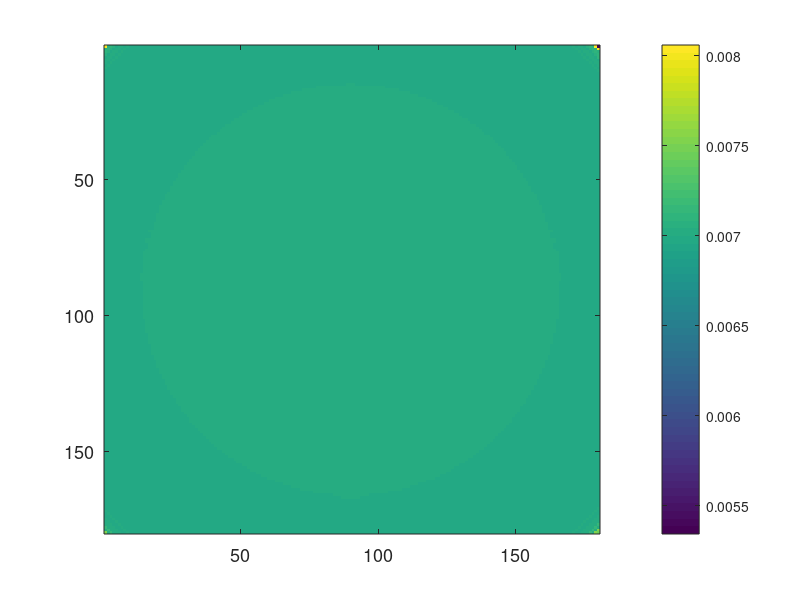
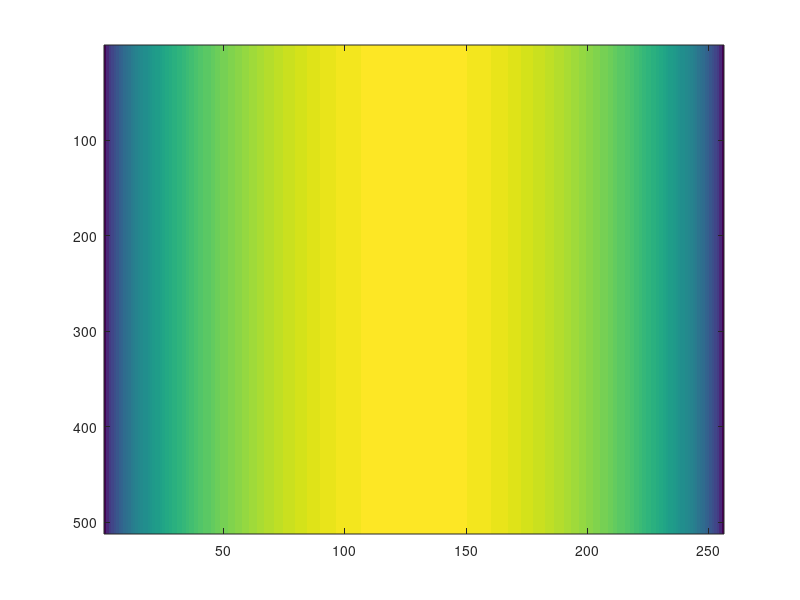
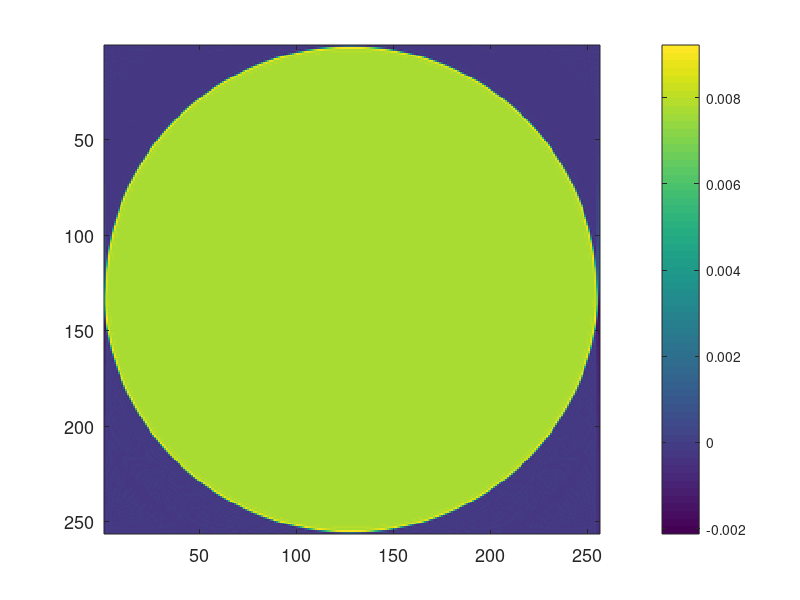
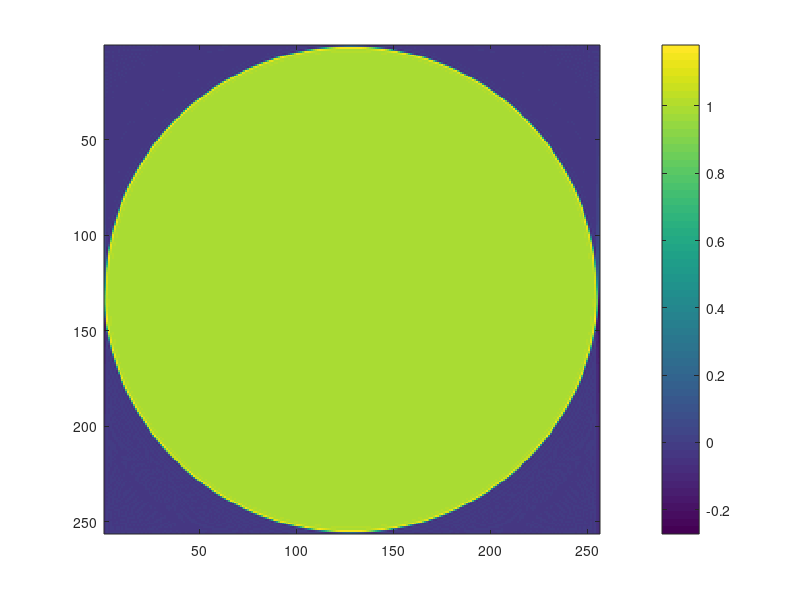

These charts were generated, in order, by the following MATLAB code:
% demonstrate how to scale spatially and by value sinogram before iradon usage

ball_sino_func = @(x) (x >= -1 && x <= 1)*2*sqrt(1-x^2);
ball_sinogram = arrayfun(ball_sino_func, linspace(-1,1, 256));
ball_sinogram = ones(512, 1)*ball_sinogram;


% incorrect padding
ball_recon_test = iradon(ball_sinogram', linspace(0, 180, 512));
figure, imagesc(ball_recon_test, [min(min(ball_recon_test)), max(max(ball_recon_test))]), colorbar;
set(gca, 'fontsize', 13);

% do correct padding
figure, imagesc(ball_sinogram, [min(min(ball_sinogram)), max(max(ball_sinogram))]);
ball_sinogram_padded = padarray(ball_sinogram, [0, 54]); %  53. = (sqrt(2)-1)*128
ball_recon_test = iradon(ball_sinogram_padded', linspace(0, 180, 512));

figure('position', [10 10 400 300]), imagesc(ball_recon_test, [min(min(ball_recon_test)), max(max(ball_recon_test))]);
set(gca, 'fontsize', 13);
colorbar;
ball_recon_test_scaled = ball_recon_test*128;
figure, imagesc(ball_recon_test_scaled, [min(min(ball_recon_test_scaled)), max(max(ball_recon_test_scaled))]), colorbar;
figure, plot(linspace(-1,1, 256), ball_recon_test_scaled(128, :), 'linewidth', 1.5);
xlim([-1.5, 1.5]);
ylim([-0.2, 1.5]);
